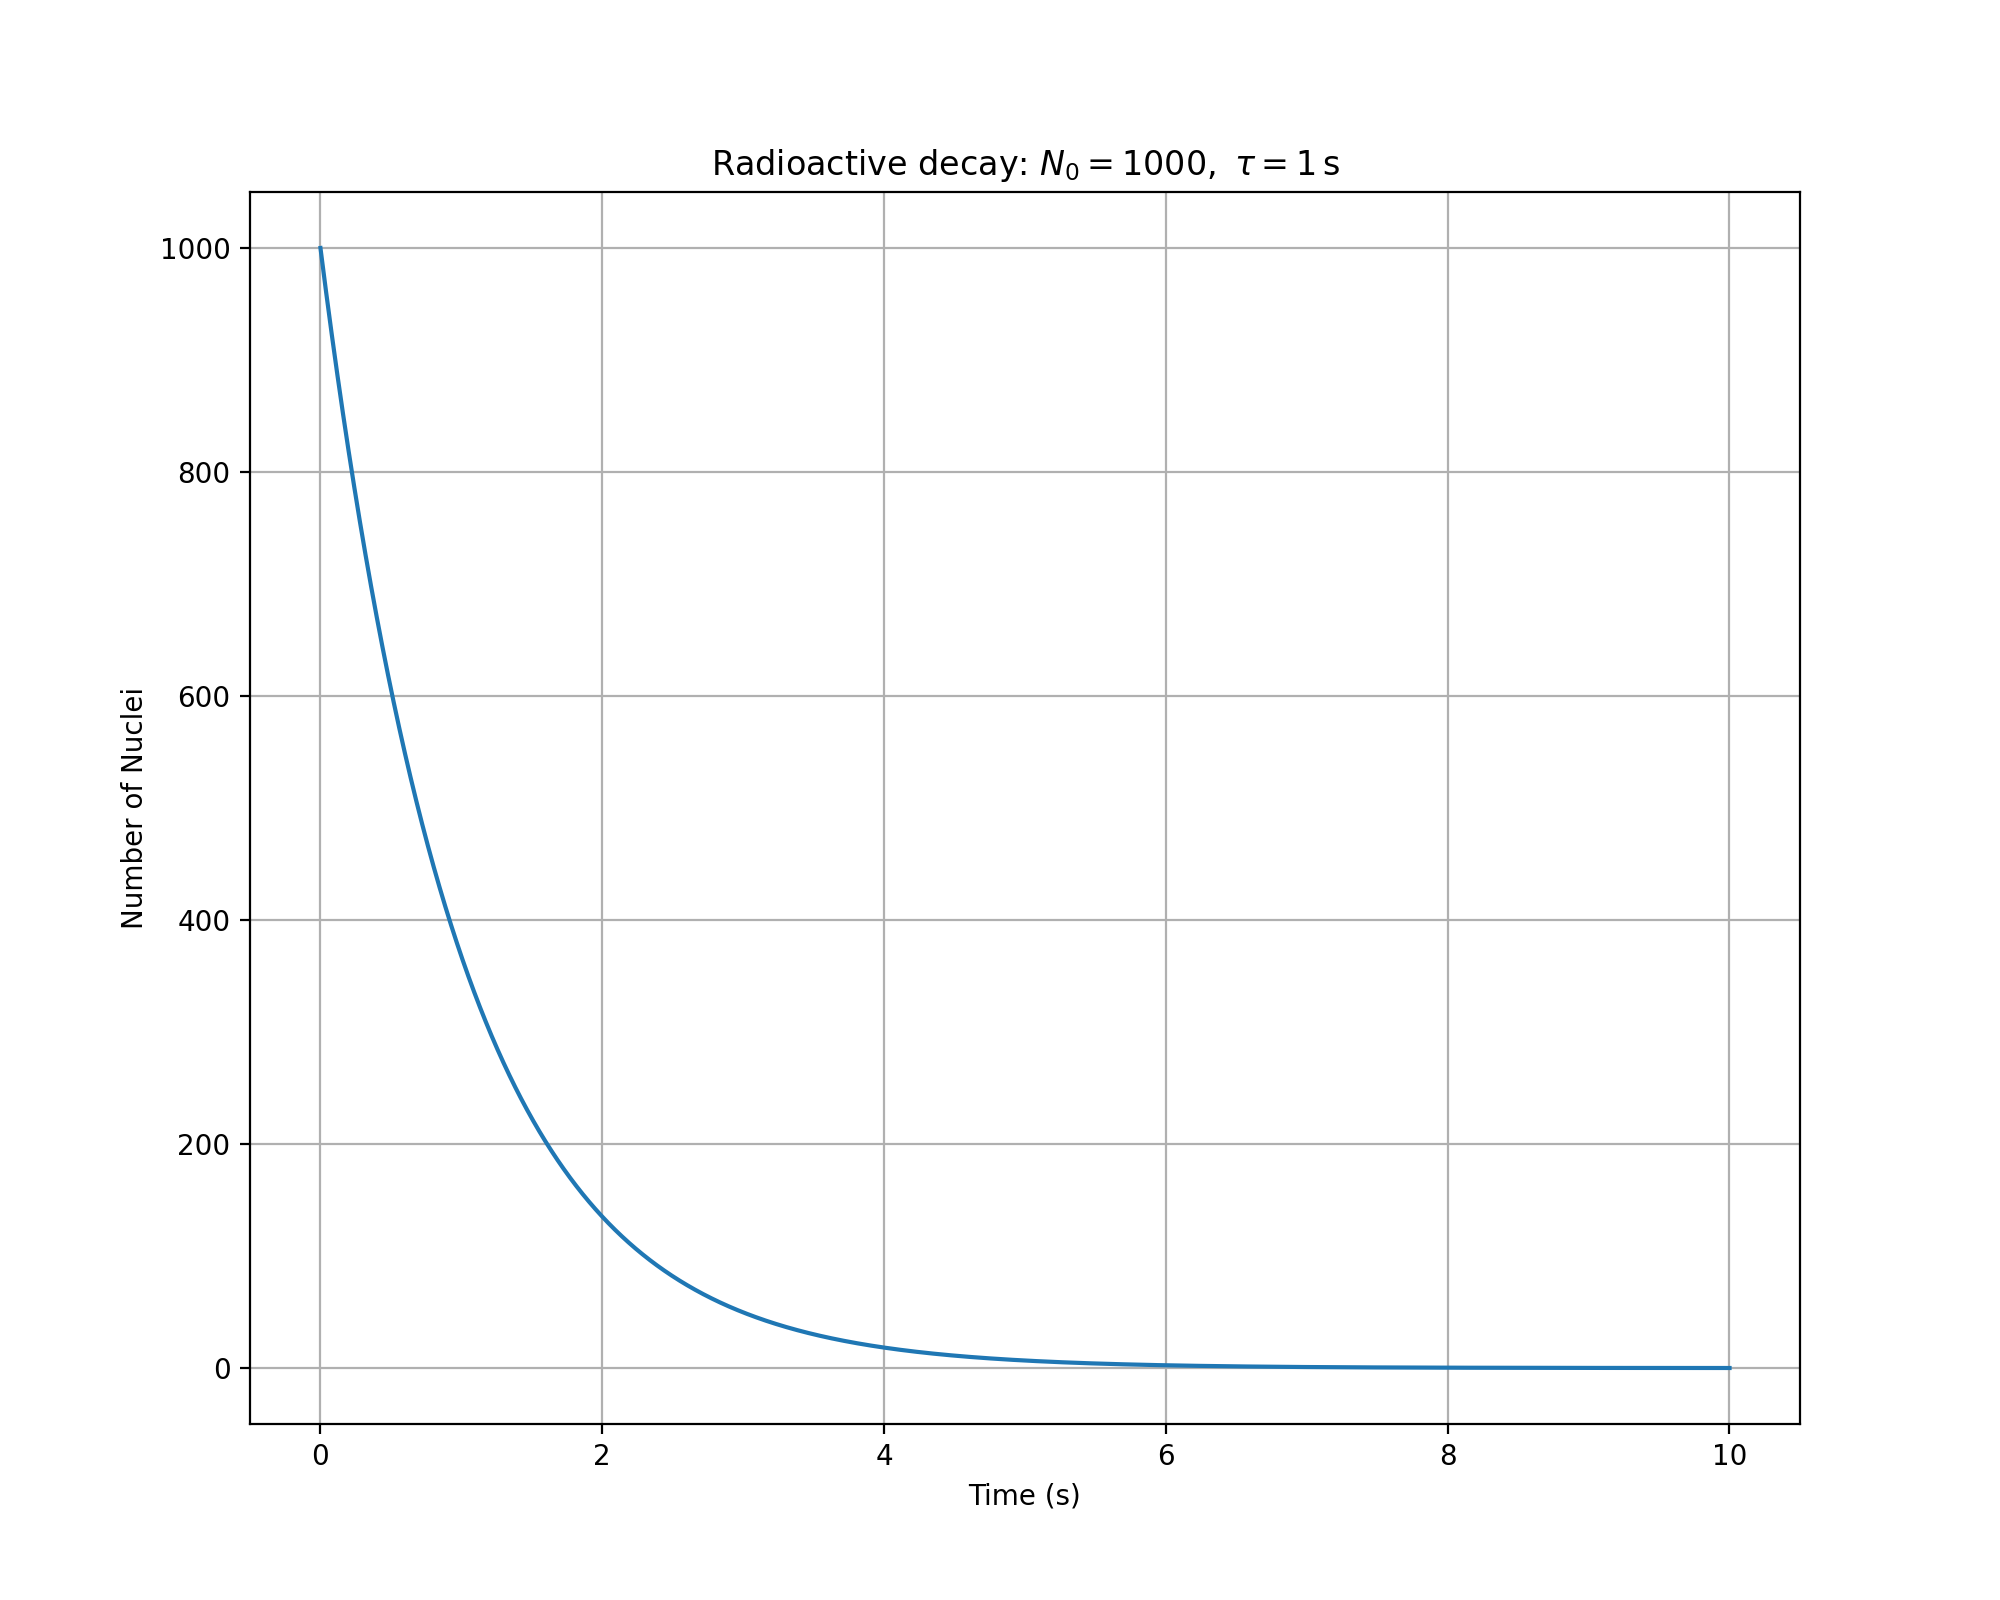

The script that saved this image:
import matplotlib.pyplot as plt

# ==============================================================================
# Initial Conditions
# ==============================================================================

INIT_N    = 1000         # Initial number of nuclei
INIT_TIME = 0            # Initial time

DT        = 0.001        # Step in time (Delta t)
TAU       = 1            # Time constant
MAX_TIME  = 10           # Holds the maximum time before the loop breaks

N_U       = [INIT_N]     # List that holds the number of U 235 in the sample
t         = [INIT_TIME]  # List that holds the time

# ==============================================================================
# Euler's Method Loop
# ==============================================================================

while t[-1] < MAX_TIME:
    # Calculate the new number of nuclei
    N_Next = N_U[-1] - N_U[-1] / TAU * DT

    # Add the new number of nuclei to N_U
    N_U.append(N_Next)

    # Advance the time
    t.append(t[-1] + DT)

# ==============================================================================
# Plot Results
# ==============================================================================

plt.figure(figsize=(10, 8), dpi=200)
plt.plot(t, N_U)
plt.title(r"Radioactive decay: $N_0 = 1000,\ \tau = 1\,\mathrm{s}$")
plt.xlabel("Time (s)")
plt.ylabel("Number of Nuclei")
plt.grid(True)

#plt.plot()
plt.savefig("Decay.png")
